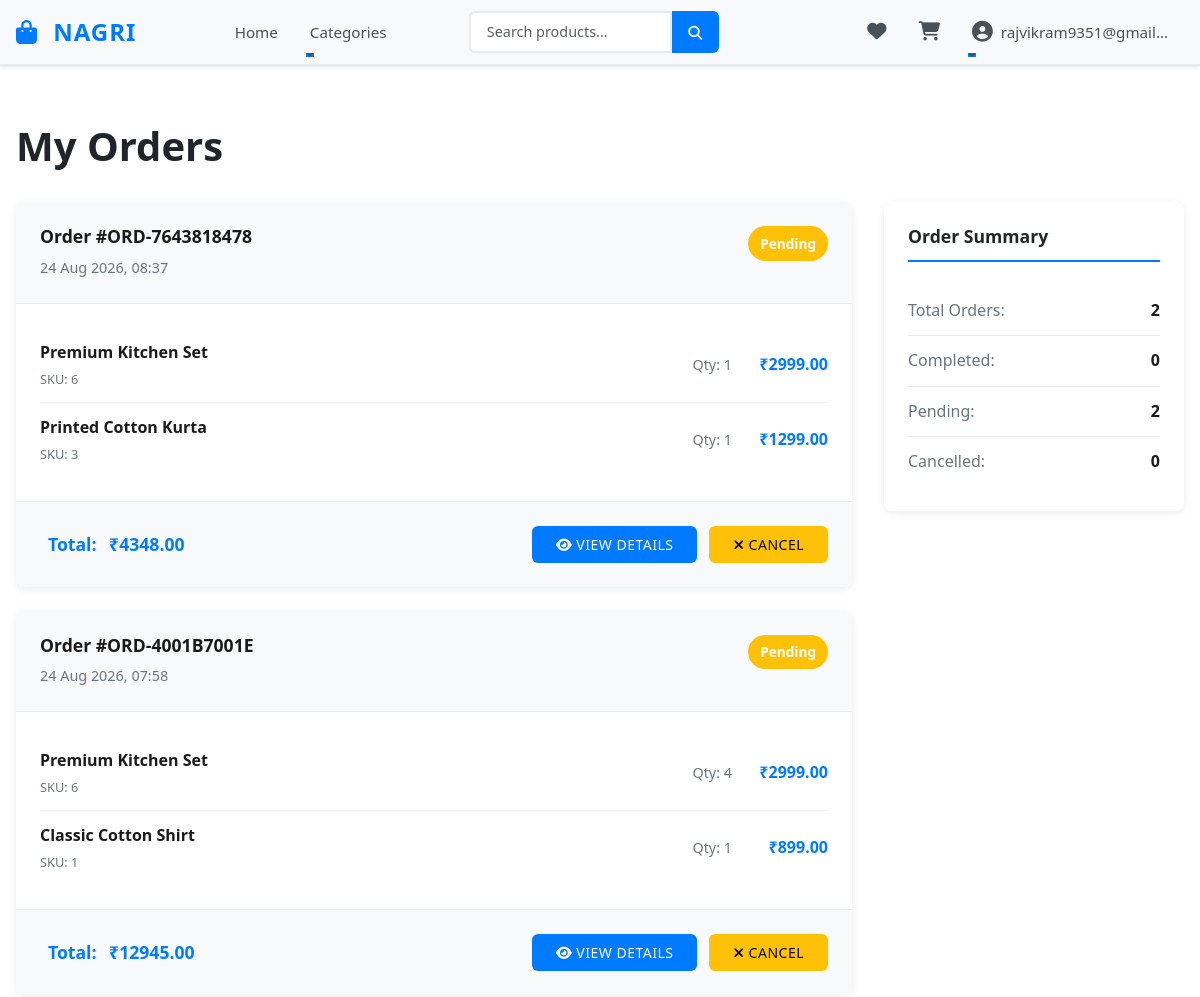
Page /orders/ (signed in, upper part) on the earlier database version.
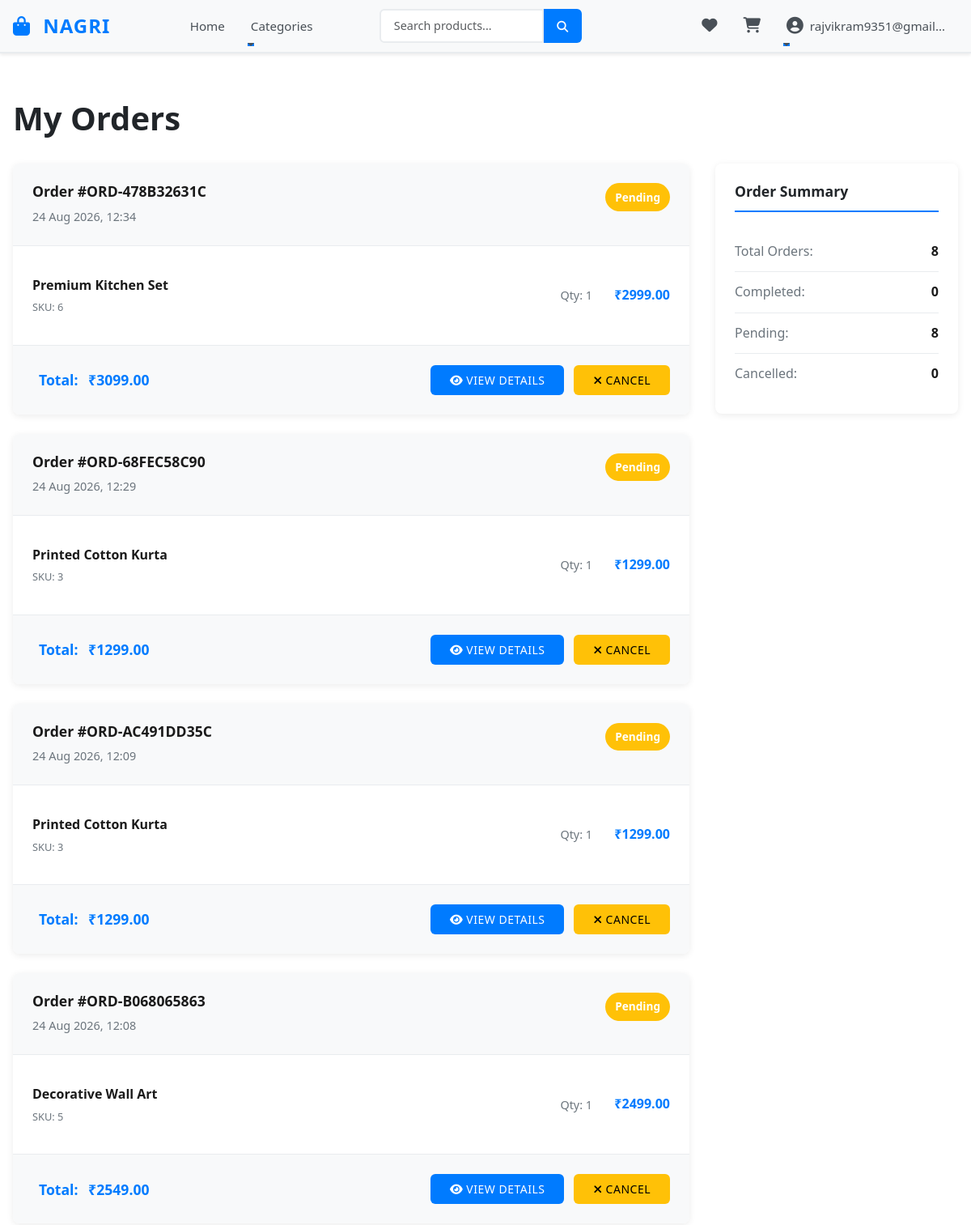
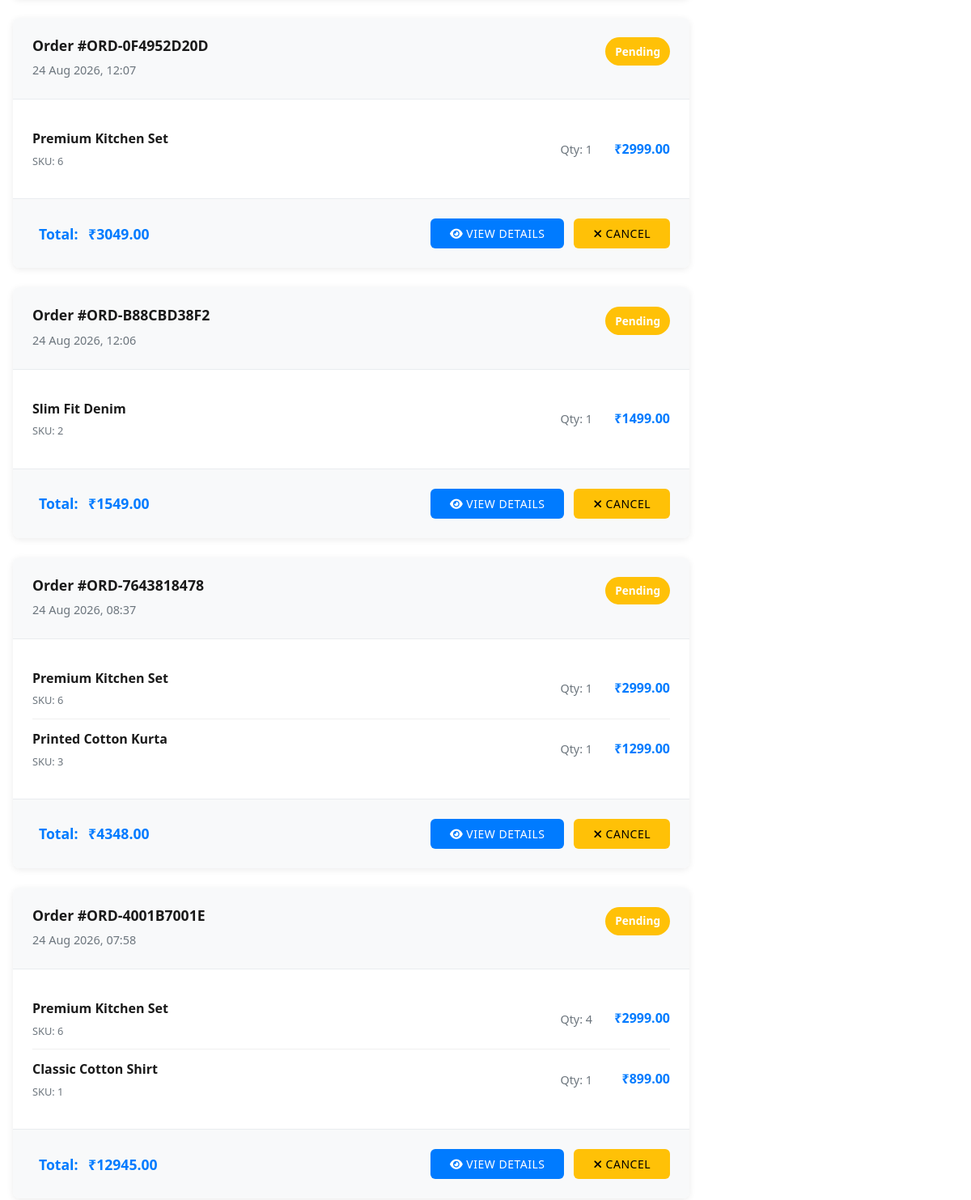
Same page on the later database version (2 pictures, top to bottom).
### orders/models.py (models this page shows, shortened)
class Order(models.Model):
    STATUS_CHOICES = [
        ("pending", "Pending"),
        ("paid", "Paid"),
        ("shipped", "Shipped"),
        ("completed", "Completed"),
        ("cancelled", "Cancelled"),
    ]
    TRACKING_CHOICES = [
        ("processing", "Processing"),
        ("packed", "Packed"),
        ("shipped", "Shipped"),
        ("out_for_delivery", "Out for Delivery"),
        ("delivered", "Delivered"),
    ]
    DELIVERY_CHOICES = [
        ("standard", "Standard Delivery (5-7 days) - FREE"),
        ("express", "Express Delivery (2-3 days) - ₹50"),
        ("overnight", "Overnight Delivery - ₹100"),
    ]
    PAYMENT_METHOD_CHOICES = [
        ("razorpay", "Credit/Debit Card"),
        ("netbanking", "Net Banking"),
        ("upi", "UPI"),
        ("wallet", "Wallet"),
        ("cod", "Cash on Delivery"),
    ]
    user = models.ForeignKey(settings.AUTH_USER_MODEL, on_delete=models.CASCADE, related_name="orders")
    order_number = models.CharField(max_length=50, unique=True)
    subtotal = models.DecimalField(max_digits=12, decimal_places=2, default=0.00)
    discount_amount = models.DecimalField(max_digits=12, decimal_places=2, default=0.00)
    delivery_charge = models.DecimalField(max_digits=12, decimal_places=2, default=0.00)
    total_amount = models.DecimalField(max_digits=12, decimal_places=2, default=0.00)
    coupon_code = models.CharField(max_length=50, blank=True, null=True)
    shipping_address = models.ForeignKey(Address, on_delete=models.SET_NULL, null=True, blank=True, related_name="orders")
    shipping_address_name = models.CharField(max_length=150, blank=True)
    shipping_address_phone = models.CharField(max_length=20, blank=True)
    shipping_address_line1 = models.CharField(max_length=255, blank=True)
    shipping_address_line2 = models.CharField(max_length=255, blank=True, null=True)
    shipping_address_city = models.CharField(max_length=100, blank=True)
    shipping_address_state = models.CharField(max_length=100, blank=True)
    shipping_address_postal_code = models.CharField(max_length=20, blank=True)
    shipping_address_country = models.CharField(max_length=100, blank=True, default="India")
    delivery_method = models.CharField(max_length=20, choices=DELIVERY_CHOICES, default="standard")
    payment_method = models.CharField(max_length=20, choices=PAYMENT_METHOD_CHOICES, default="razorpay")
    status = models.CharField(max_length=20, choices=STATUS_CHOICES, default="pending")
    tracking_status = models.CharField(max_length=30, choices=TRACKING_CHOICES, default="processing")
    tracking_code = models.CharField(max_length=100, blank=True, null=True)
    tracking_number = models.CharField(max_length=100, blank=True, null=True)
    is_paid = models.BooleanField(default=False)
    payment_provider = models.CharField(max_length=50, blank=True, default="razorpay")
    razorpay_order_id = models.CharField(max_length=255, blank=True, null=True)
    razorpay_payment_id = models.CharField(max_length=255, blank=True, null=True)
    razorpay_signature = models.CharField(max_length=255, blank=True, null=True)
    created_at = models.DateTimeField(auto_now_add=True)
    updated_at = models.DateTimeField(auto_now=True)
    class Meta:
        ordering = ["-created_at"]

class OrderItem(models.Model):
    order = models.ForeignKey(Order, on_delete=models.CASCADE, related_name="items")
    product = models.ForeignKey(Product, on_delete=models.CASCADE, related_name="order_items")
    quantity = models.PositiveIntegerField(default=1)
    price = models.DecimalField(max_digits=10, decimal_places=2)

### products/models.py (models this page shows, shortened)
class Product(models.Model):
    name = models.CharField(max_length=200, db_index=True)
    slug = models.SlugField(unique=True, db_index=True)
    category = models.ForeignKey(Category, on_delete=models.CASCADE, related_name="products", db_index=True)
    subcategory = models.ForeignKey(SubCategory, on_delete=models.SET_NULL, related_name="products", null=True, blank=True, db_index=True)
    short_description = models.TextField(blank=True, null=True)
    description = models.TextField(blank=True, null=True)
    brand = models.CharField(max_length=100, blank=True, null=True, db_index=True)
    tags = models.CharField(max_length=255, blank=True, null=True)
    price = models.DecimalField(max_digits=10, decimal_places=2, db_index=True)
    compare_price = models.DecimalField(max_digits=10, decimal_places=2, default=0.00)
    rating = models.DecimalField(max_digits=3, decimal_places=2, default=0.00, db_index=True)
    image = models.ImageField(upload_to="products/", blank=True, null=True)
    is_featured = models.BooleanField(default=False, db_index=True)
    is_bestseller = models.BooleanField(default=False, db_index=True)
    is_active = models.BooleanField(default=True, db_index=True)
    created_at = models.DateTimeField(auto_now_add=True, db_index=True)
    updated_at = models.DateTimeField(auto_now=True)
    class Meta:
        indexes = [
            models.Index(fields=["is_active", "is_featured", "is_bestseller", "created_at"]),
            models.Index(fields=["category", "is_active", "created_at"]),
            models.Index(fields=["price", "is_active"]),
        ]

### orders/views.py (the view)
# urls.py: path("", order_list_view, name="order_list"),
@login_required(login_url='login_page')
def order_list_view(request):
    orders = Order.objects.filter(user=request.user).prefetch_related('items__product').order_by('-created_at')
    total_orders = orders.count()
    completed_count = orders.filter(status='delivered').count()
    pending_count = orders.filter(status__in=['pending', 'processing']).count()
    cancelled_count = orders.filter(status='cancelled').count()
    context = {
        'orders': orders,
        'completed_count': completed_count,
        'pending_count': pending_count,
        'cancelled_count': cancelled_count,
    }
    return render(request, 'orders/order_list.html', context)

### templates/orders/order_list.html (shortened to what this page needs)
{% extends 'base/base.html' %}
{% load static %}
{% block extra_css %}
    <link rel="stylesheet" href="{% static 'css/orders/order_list.css' %}">
{% endblock %}
{% block content %}
<div class="container py-4">
    <h1>My Orders</h1>
    {% if orders %}
    <div class="orders-container">
        <div class="orders-list">
            {% for order in orders %}
            <div class="order-card">
                <div class="order-header">
                    <div class="order-info">
                        <h3>Order #{{ order.order_number }}</h3>
                        <p class="order-date">{{ order.created_at|date:"d M Y, H:i" }}</p>
                    </div>
                    <div class="order-status">
                        <span class="status-badge status-{{ order.status|lower }}">
                            {{ order.get_status_display }}
                        </span>
                    </div>
                </div>
                <div class="order-items">
                    {% for item in order.items.all %}
                    <div class="order-item">
                        <div class="item-details">
                            <p class="item-name">{{ item.product.name }}</p>
                            <p class="item-sku">SKU: {{ item.product.id }}</p>
                        </div>
                        <div class="item-quantity">
                            Qty: {{ item.quantity }}
                        </div>
                        <div class="item-price">
                            ₹{{ item.price }}
                        </div>
                    </div>
                    {% endfor %}
                </div>
                <div class="order-footer">
                    <div class="order-total">
                        <strong>Total:</strong>
                        <strong>₹{{ order.total_amount }}</strong>
                    </div>
                    <div class="order-actions">
                        <a href="{% url 'order_detail' order.id %}" class="btn btn-sm btn-primary">
                            <i class="fas fa-eye"></i> View Details
                        </a>
                        {% if order.status == 'pending' %}
                            <button class="btn btn-sm btn-warning" onclick="cancelOrder({{ order.id }})">
                                <i class="fas fa-times"></i> Cancel
                            </button>
                        {% endif %}
                    </div>
                </div>
            </div>
            {% endfor %}
        </div>
        <aside class="order-stats">
            <div class="stats-card">
                <h3>Order Summary</h3>
                <div class="stat">
                    <span>Total Orders:</span>
                    <strong>{{ orders.count }}</strong>
                </div>
                <div class="stat">
                    <span>Completed:</span>
                    <strong>{{ completed_count }}</strong>
                </div>
                <div class="stat">
                    <span>Pending:</span>
                    <strong>{{ pending_count }}</strong>
                </div>
                <div class="stat">
                    <span>Cancelled:</span>
                    <strong>{{ cancelled_count }}</strong>
                </div>
            </div>
        </aside>
    </div>
    {% endif %}
</div>
{% endblock %}

Differences in the rows shown:
added Order: order_number "ORD-478B32631C", created_at "24 Aug 2026, 12:34", status "Pending", total_amount "3099.00"
added OrderItem: product.name "Premium Kitchen Set", product.id "6", quantity "1", price "2999.00", shown under "ORD-478B32631C"
added Order: order_number "ORD-68FEC58C90", created_at "24 Aug 2026, 12:29", status "Pending", total_amount "1299.00"
added OrderItem: product.name "Printed Cotton Kurta", product.id "3", quantity "1", price "1299.00", shown under "ORD-68FEC58C90"
added Order: order_number "ORD-AC491DD35C", created_at "24 Aug 2026, 12:09", status "Pending", total_amount "1299.00"
added OrderItem: product.name "Printed Cotton Kurta", product.id "3", quantity "1", price "1299.00", shown under "ORD-AC491DD35C"
added Order: order_number "ORD-B068065863", created_at "24 Aug 2026, 12:08", status "Pending", total_amount "2549.00"
added OrderItem: product.name "Decorative Wall Art", product.id "5", quantity "1", price "2499.00", shown under "ORD-B068065863"
added Order: order_number "ORD-0F4952D20D", created_at "24 Aug 2026, 12:07", status "Pending", total_amount "3049.00"
added OrderItem: product.name "Premium Kitchen Set", product.id "6", quantity "1", price "2999.00", shown under "ORD-0F4952D20D"
added Order: order_number "ORD-B88CBD38F2", created_at "24 Aug 2026, 12:06", status "Pending", total_amount "1549.00"
added OrderItem: product.name "Slim Fit Denim", product.id "2", quantity "1", price "1499.00", shown under "ORD-B88CBD38F2"
Other differences:
{{ orders.count }}: "2" → "8"
{{ pending_count }}: "2" → "8"
